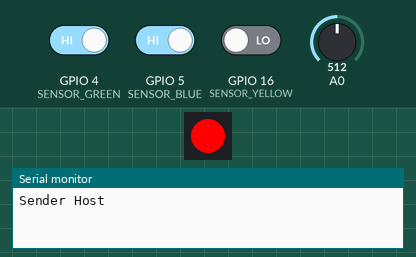
The sketch below on a simulated ESP8266 (NodeMCU). Parts: 1 RGB LEDs in strip order, left to right, the last lines printed to the serial monitor. The inputs (shaded band) are chosen by the test bench; at power-on: GPIO 4 (SENSOR_GREEN) HIGH, GPIO 5 (SENSOR_BLUE) HIGH, GPIO 16 (SENSOR_YELLOW) LOW, A0 = 512. No radio packets arrive unless stated.

Above: at 2.6 s.
At 8.1 s:
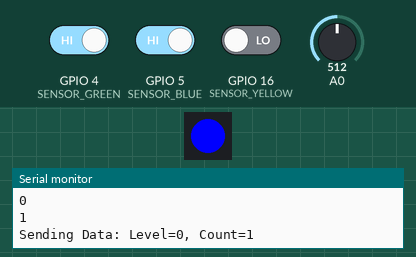
Timing chart, 0 to 16.5 s (numbered marks = the images above):
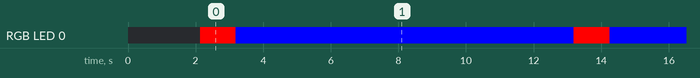

The sketch:

transmitter_float.ino
```cpp
#include <LoRa.h>
#include <ESP8266WiFi.h>
#include <FastLED.h>
#define NUM_LEDS 1
CRGB leds[NUM_LEDS];
#define LED_PIN 02//02    //GPIO4

#define SS 15
#define RST 10  // GPIO pin for LoRa reset

// LoRa frequency
#define LORA_FREQUENCY 433E6  // 433 MHz

// Sensor pins
#define SENSOR_BLUE 5
#define SENSOR_GREEN 4
#define SENSOR_YELLOW 16//0
#define SENSOR_BLACK -1//A0//2

int count = 0;
int level = 0;

//LoRa Addresses
const byte destinationAddress = 0x15;  //7 Address of the receiver
const byte senderAddress = 0x16;       //8 Address of the sender

// Timeout settings
unsigned long lastTransmitTime = 0;         // Time of last successful transmission
const unsigned long timeoutPeriod = 60000;  // Timeout period (1 min)
unsigned lora_sleep_time = 0;
bool failed_to_send = false;
void setup() {
   delay(1000);
  Serial.begin(9600);
  delay(1000);
  WiFi.mode(WIFI_OFF);  // Disable Wi-Fi completely
  WiFi.forceSleepBegin();  // Puts Wi-Fi into deep sleep mode
  delay(10);  // Short delay to ensure it has time to enter sleep
    FastLED.addLeds<WS2812, 02, GRB>(leds, NUM_LEDS);
  leds[0] = CRGB::Black;
  FastLED.show();
  delay(100);
  // Sensor Setup
  pinMode(SENSOR_BLUE, INPUT_PULLUP);
  pinMode(SENSOR_GREEN, INPUT_PULLUP);
  pinMode(SENSOR_YELLOW, INPUT);
  //  pinMode(SENSOR_BLACK, INPUT_PULLUP);

  pinMode(RST, OUTPUT);     // Set RST pin as output
  digitalWrite(RST, HIGH);  // Ensure LoRa is not in reset state

  //  while (!Serial)
  //    ;
  Serial.println("Sender Host");

  LoRa.setPins(SS, RST);

  if (!LoRa.begin(LORA_FREQUENCY)) {
    Serial.println("LoRa Error");
    while (1);  // Halt the program if LoRa initialization fails
  }

  LoRa.setSpreadingFactor(8);
  LoRa.setSignalBandwidth(62.5E3);
  LoRa.setCodingRate4(8);
  LoRa.setTxPower(20, PA_OUTPUT_PA_BOOST_PIN);

  // Initialize lastTransmitTime
  lastTransmitTime = millis();
}

void loop() {
leds[0] = CRGB(255, 0, 0);
      FastLED.show();
  LoRa.idle();           // Wake it up
  delay(1000);


  Serial.println("lora wake up from sleep");

  // Level Detection
  bool level_one = digitalRead(SENSOR_BLUE);
  bool level_two = digitalRead(SENSOR_GREEN);
  bool level_three = digitalRead(SENSOR_YELLOW);

  //  int level_four = digitalRead(SENSOR_BLACK);
  int adcValue = analogRead(A0);  // Read the ADC value from A0 pin
  float voltage = (adcValue / 1023.0) * 1.0;  // Convert ADC value to voltage (assuming 0–1V)
  bool level_four;
  if (voltage > 0.3)
    level_four = 1;
  else
    level_four = 0;

     Serial.println(level_one);
     Serial.println(level_two);
     Serial.println(level_three);
     Serial.println(level_four);

  if (level_one == LOW && level_two == LOW && level_three == HIGH && level_four == HIGH) {
    level = 100;
  } else if (level_one == LOW && level_two == LOW && level_three == HIGH && level_four == LOW) {
    level = 75;
  } else if (level_one == LOW && level_two == LOW && level_three == LOW && level_four == LOW) {
    level = 50;
  } else if (level_one == LOW && level_two == HIGH && level_three == LOW && level_four == LOW) {
    level = 25;
  } else if (level_one == HIGH && level_two == HIGH && level_three == LOW && level_four == LOW) {
    level = 0;
  }
  count++;
//  level = random(9);
  bool success = sendPacket(level, count);
  if (success) {
    lastTransmitTime = millis();  // Update last transmission time
    failed_to_send = false;
  }
  else
    failed_to_send = true;

  // Check if it's time to restart
  if (millis() - lastTransmitTime > timeoutPeriod) {
    Serial.println("No data transmitted for 1 minute. Restarting LoRa module...");
    restartLoRaModule();          // Restart only the LoRa module
    lastTransmitTime = millis();  // Reset lastTransmitTime to avoid continuous resets
  }
  if (failed_to_send == false) {
    LoRa.sleep();
     leds[0] = CRGB(0, 0, 255);
      FastLED.show();
    delay(10000);  // Delay before the next transmission
  }
}

bool sendPacket(int level, int count) {
  LoRa.beginPacket();
  LoRa.write(destinationAddress);
  LoRa.write(senderAddress);
  LoRa.print(level);
  LoRa.print(",");
  LoRa.print(count);
  bool sent = (LoRa.endPacket() == 1);
  if (sent) {
    Serial.print("Sending Data: Level=");
    Serial.print(level);
    Serial.print(", Count=");
    Serial.println(count);
  } else {
    Serial.println("No Data Sending");
  }
  return sent;
}

void restartLoRaModule() {
  Serial.println("Restarting LoRa module...");
  digitalWrite(RST, LOW);   // Trigger reset
  delay(100);               // Wait for a short period
  digitalWrite(RST, HIGH);  // Release reset
  delay(1000);              // Wait for LoRa module to initialize
  //  LoRa.begin(LORA_FREQUENCY);

  LoRa.setPins(SS, RST);

  if (!LoRa.begin(LORA_FREQUENCY)) {
    Serial.println("LoRa Error");
    while (1);  // Halt the program if LoRa initialization fails
  }

  LoRa.setSpreadingFactor(8);
  LoRa.setSignalBandwidth(62.5E3);
  LoRa.setCodingRate4(8);
  LoRa.setTxPower(20, PA_OUTPUT_PA_BOOST_PIN);
}
```

Measured:
- by itself, RGB LED 0: alternates RGB(255, 0, 0) for 1.1 s and RGB(0, 0, 255) for 10.0 s
